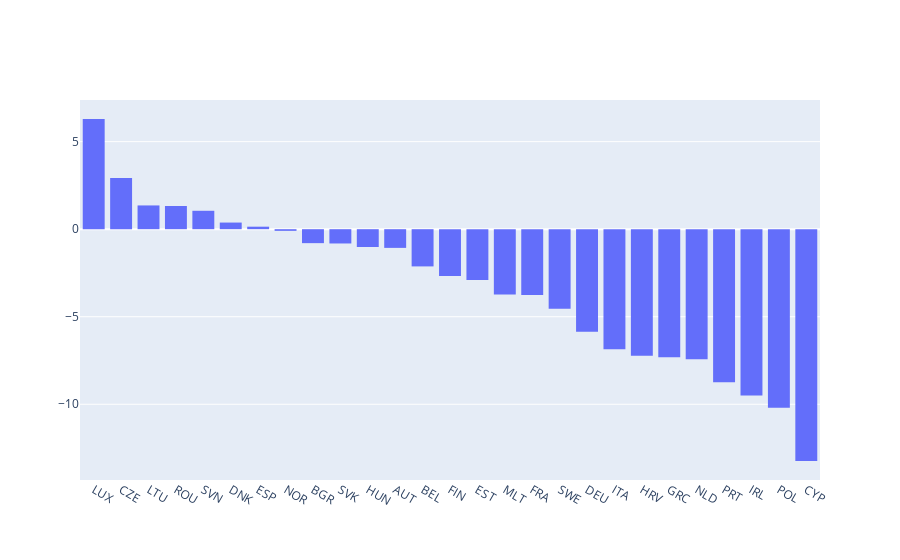

Notebook cell for this chart:
### Code cell
import plotly.graph_objects as go

fig = go.Figure()
fig.add_trace(go.Histogram(
    x=filtered_df['country_iso3'],
    y=filtered_df['cagr'],
    histfunc='avg'
))
fig.update_xaxes(categoryorder='total descending')
fig.show()

### Figure 1 — Plotly figure (JSON) as saved in the notebook; plotly's stock layout.template omitted (floating-point values rounded to 4 significant figures; data arrays with more than 128 entries replaced by an {"elided": "..."} marker saying what was removed)
{"data": [{"histfunc": "avg", "type": "histogram", "x": {"elided": "951 str values"}, "y": {"elided": "951 float values"}}], "layout": {"xaxis": {"categoryorder": "total descending"}}}
